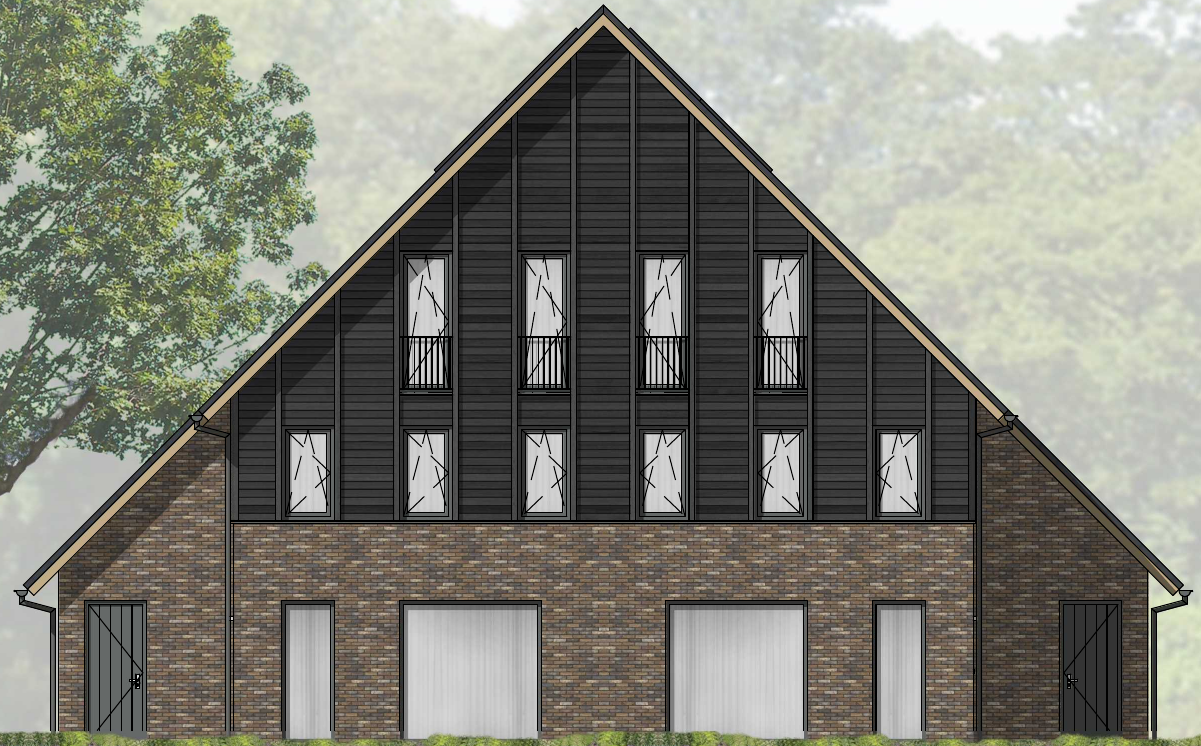
#> input picture Data_nest_uitgesneden/half_vrijstaand_type_e (4).png, 1201 x 746 px; the run also reads 1 picture not shown here
$ jupyter execute geveltekening_detecteren.ipynb
#> lines starting #> are read from the running program, lines starting #| are printed output that depends on the picture; after the words box and inside, x2 and y2 are one past the last pixel; in counts of white or black regions, pixels touching at a corner belong together
## Importeer benodigde libraies

[cell 1]
import cv2
import matplotlib.pyplot as plt
import os
import glob

#### Lees de afbeelding in en toon de originele geveltekening

[cell 2]
## half_vrijstaand_type_e
pad_naar_afbeelding = os.path.join("..", "Data_nest_uitgesneden", "half_vrijstaand_type_e (4).png")
img = cv2.imread(pad_naar_afbeelding)
#> img is the input picture: shape (746, 1201, 3); mean B, G, R 120, 129.8, 129.3

Lees de afbeelding in zonder wijzigingen (inclusief alpha-kanaal als dat bestaat)

[cell 3]
# Lees de afbeelding in zonder wijzigingen (inclusief alpha-kanaal als dat bestaat)
print(f"Afbeelding geladen. Formaat: {img.shape}")
#| Afbeelding geladen. Formaat: (746, 1201, 3)

### **Analyse van de afbeelding**

#### **Afmetingen (hoogte × breedte)**
- **Hoogte**: 610 pixels (aantal rijen)
- **Breedte**: 845 pixels (aantal kolommen)

#### **Kleurenkanalen**
- **Aantal kanalen**: 3 (BGR - Blauw, Groen, Rood)
- **Transparantie**: Geen alpha-kanaal aanwezig (`shape=(610, 845, 3)`)
  - Als er een 4e kanaal was (`shape=(610, 845, 4)`), zou dit een PNG met transparantie zijn.

#### **Conclusie**
Dit is een standaard kleurenafbeelding **zonder transparantie**. Het alpha-kanaal ontbreekt, wat betekent dat alle pixels volledig dekkend zijn.

Toon de orginele afbeelding

[cell 4]
img_rgb = cv2.cvtColor(img, cv2.COLOR_BGR2RGB) # Zet BGR naar RGB om correct weer te geven met matplotlib
# Toon de originele afbeelding
plt.imshow(img_rgb)
plt.title("Originele Geveltekening")
plt.axis('off')
plt.show()

#### Zet de afbeelding om naar grijswaarden.

Om de afbeelding geschikt te maken voor randdetectie, zetten we het om naar grijswaarden

[cell 5]
gray = cv2.cvtColor(img, cv2.COLOR_BGR2GRAY)
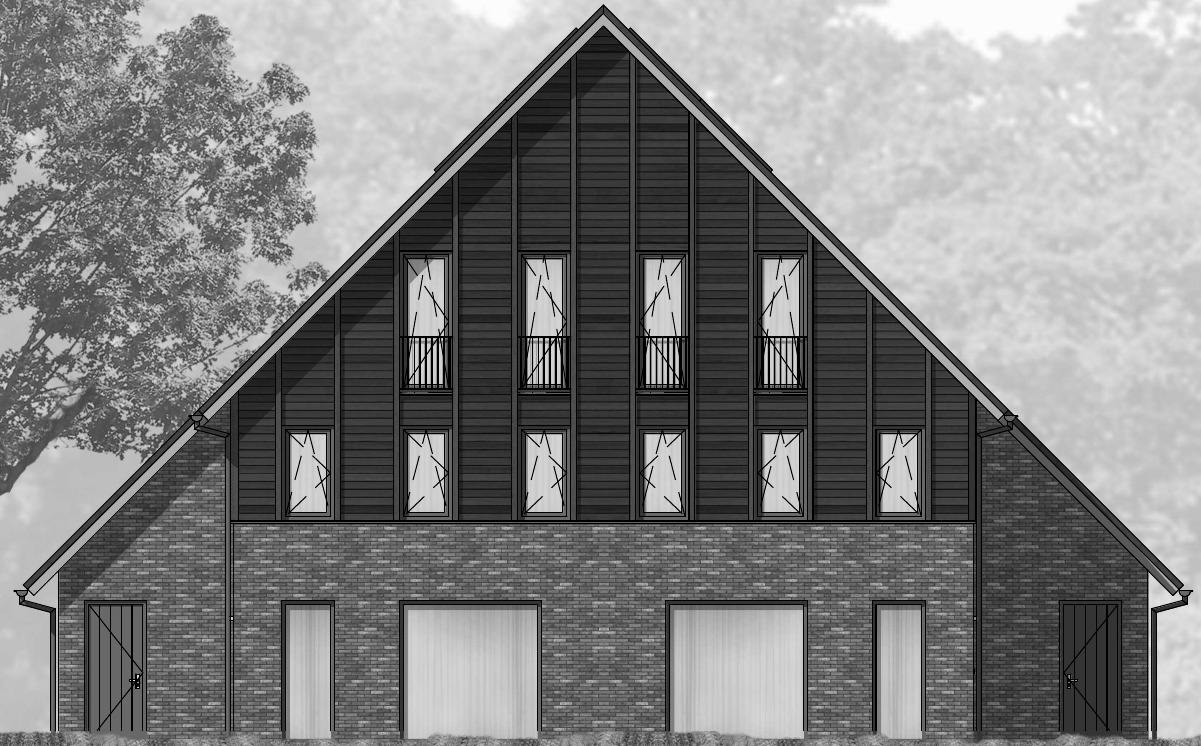
#> gray: shape (746, 1201); min 0, max 255, mean 128.5

plt.imshow(gray, cmap='gray')
plt.title("Grijswaardenversie")
plt.axis('off')
plt.show()

#### Toepassing van Gaussian Blur

We vervagen de afbeelding licht, om kleine ruis te verwijderen en scherper randdetectie te kijgen.

[cell 6]
blur = cv2.GaussianBlur(gray, (13, 13), 2)
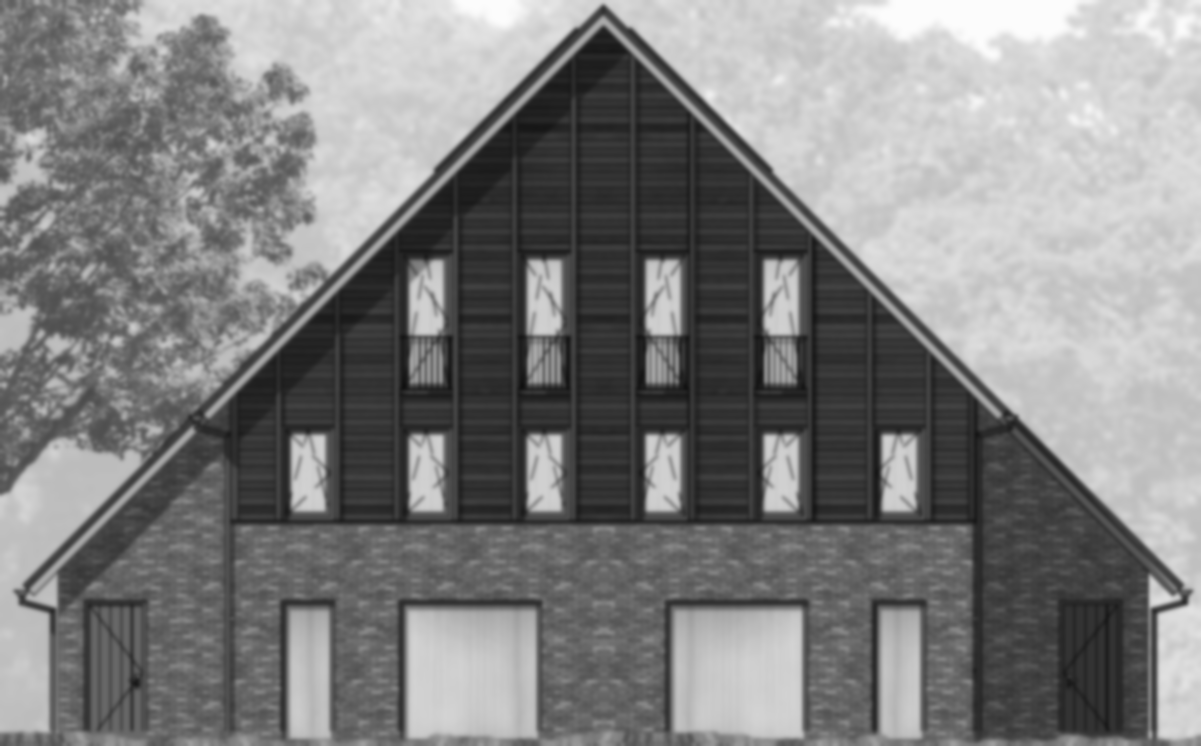
#> blur: shape (746, 1201); min 15, max 253, mean 128.5

plt.imshow(blur, cmap='gray')
plt.title("Na Gaussian Blur")
plt.axis('off')
plt.show()

#### Deteteer randen met Canny

[cell 7]
edges = cv2.Canny(blur, 50, 150)
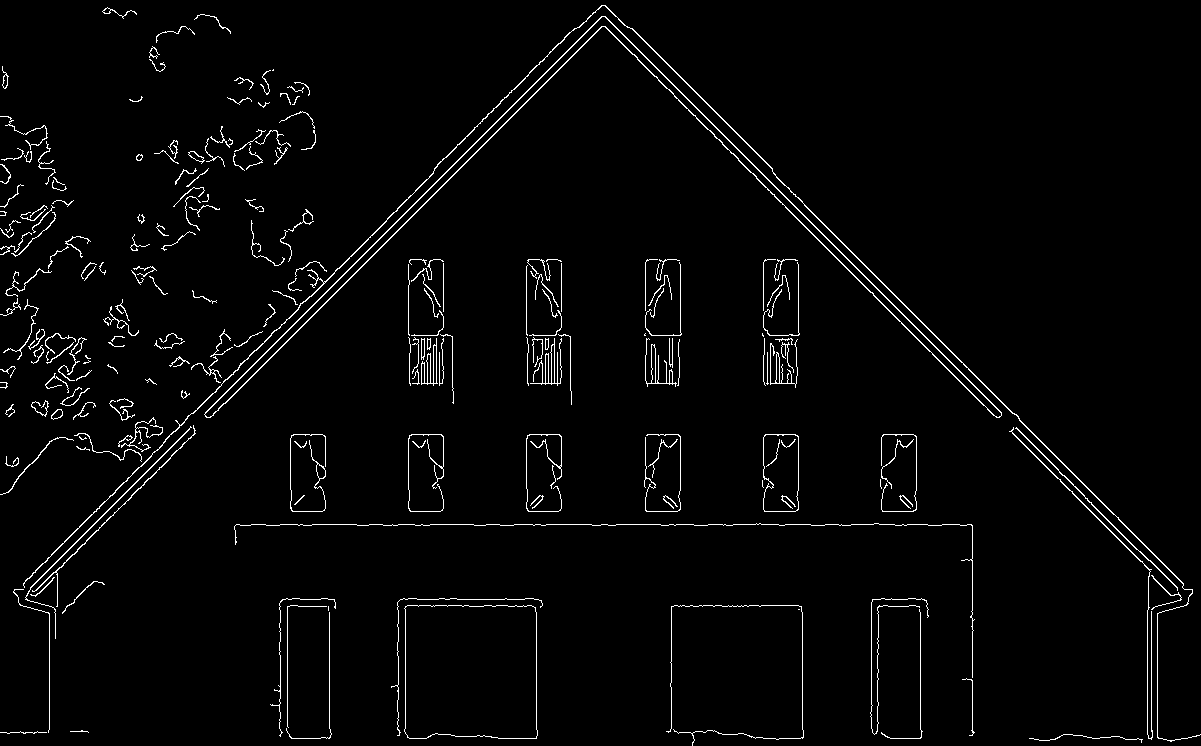
#> edges: shape (746, 1201); 2.5% white in thin lines or dots

plt.imshow(edges, cmap='gray')
plt.title("Canny Randen")
plt.axis('off')
plt.show()

#### Vinden en visualiseer contouren

[cell 8]
contours, _ = cv2.findContours(edges, cv2.RETR_EXTERNAL, cv2.CHAIN_APPROX_SIMPLE)
#> contours = 205 contours, 157 with area under 20; largest, box (x1, y1, x2, y2) and area: (404, 605, 538, 739) 17184, (204, 16, 1002, 418) 8634, (763, 434, 799, 512) 2594, (23, 5, 1201, 742) 1018, (421, 338, 438, 386) 272

image_with_contours = img.copy()# Maak een kopie van de originele afbeelding om op te tekenen
cv2.drawContours(image_with_contours, contours, -1, (0, 255, 0), 2)  # Groene contouren
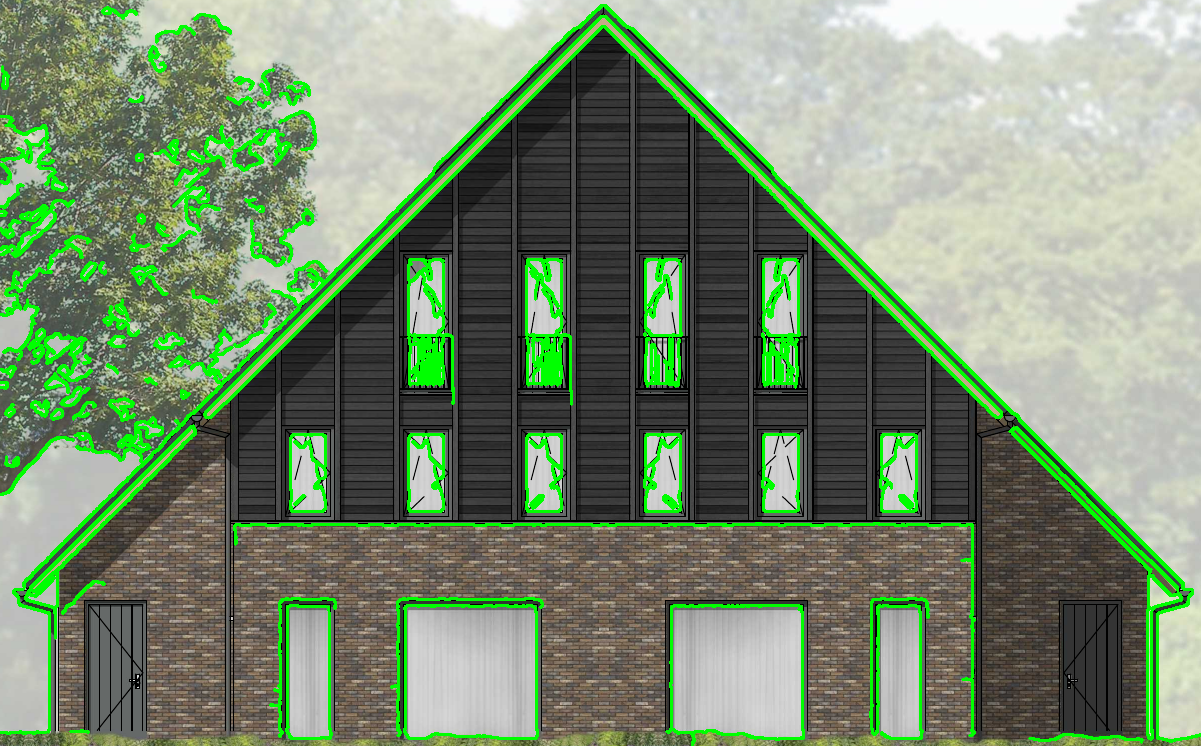
#> image_with_contours: shape (746, 1201, 3); 7.63% of pixels changed, all inside (x1, y1, x2, y2) = (0, 4, 1201, 746)

plt.imshow(image_with_contours)
plt.title("Contouromtrek van het huis")
plt.axis('off')
plt.show()

#### Alle geveltekeningen detcteren in ëën cel

[cell 9]
input_dir = r"Data_nest_uitgesneden\Data_nest_uitgesneden"
output_dir = os.path.join(input_dir, "Resultaten_met_Contouren")
os.makedirs(output_dir, exist_ok=True)

# Zoek alle PNG-bestanden, ongeacht hoofdletters, inclusief submappen
image_paths = glob.glob(os.path.join(input_dir, "**", "*.[pP][nN][gG]"), recursive=True)

print(f"Gevonden bestanden: {len(image_paths)}")

def process_and_save_final(image_path):
    filename = os.path.splitext(os.path.basename(image_path))[0]
    img = cv2.imread(image_path)
    if img is None:
        print(f"Fout bij laden: {image_path}")
        return

    gray = cv2.cvtColor(img, cv2.COLOR_BGR2GRAY)
    blur = cv2.GaussianBlur(gray, (13, 13), 2)
    edges = cv2.Canny(blur, 50, 150)
    contours, _ = cv2.findContours(edges, cv2.RETR_EXTERNAL, cv2.CHAIN_APPROX_SIMPLE)

    image_with_contours = img.copy()
    cv2.drawContours(image_with_contours, contours, -1, (0, 255, 0), 2)

    output_path = os.path.join(output_dir, f"{filename}_contours.png")
    cv2.imwrite(output_path, image_with_contours)
    print(f"Opgeslagen: {output_path}")

# Verwerk alle gevonden afbeeldingen
for path in image_paths:
    process_and_save_final(path)
